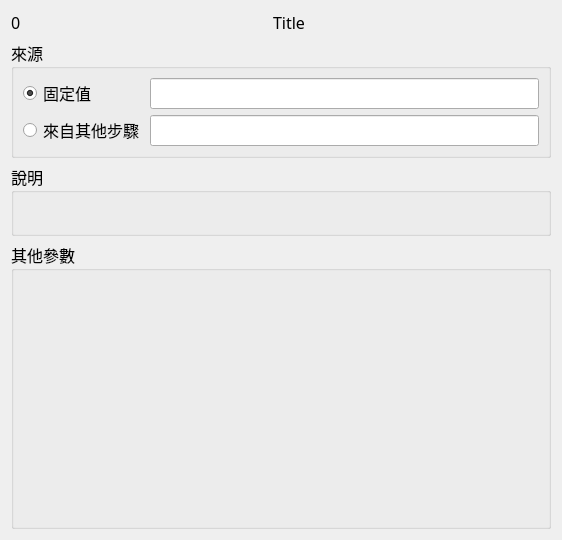
<?xml version="1.0" encoding="UTF-8"?>
<ui version="4.0">
 <class>Form</class>
 <widget class="QWidget" name="Form">
  <property name="geometry">
   <rect>
    <x>0</x>
    <y>0</y>
    <width>562</width>
    <height>540</height>
   </rect>
  </property>
  <property name="font">
   <font>
    <family>微軟正黑體</family>
    <pointsize>12</pointsize>
   </font>
  </property>
  <property name="windowTitle">
   <string>Form</string>
  </property>
  <layout class="QVBoxLayout" name="verticalLayout">
   <item>
    <layout class="QHBoxLayout" name="horizontalLayout">
     <item>
      <widget class="QLabel" name="lbl_index">
       <property name="sizePolicy">
        <sizepolicy hsizetype="Fixed" vsizetype="Preferred">
         <horstretch>0</horstretch>
         <verstretch>0</verstretch>
        </sizepolicy>
       </property>
       <property name="text">
        <string>0</string>
       </property>
      </widget>
     </item>
     <item>
      <widget class="QLabel" name="lbl_title">
       <property name="sizePolicy">
        <sizepolicy hsizetype="Preferred" vsizetype="Maximum">
         <horstretch>0</horstretch>
         <verstretch>0</verstretch>
        </sizepolicy>
       </property>
       <property name="text">
        <string>Title</string>
       </property>
       <property name="alignment">
        <set>Qt::AlignCenter</set>
       </property>
      </widget>
     </item>
    </layout>
   </item>
   <item>
    <widget class="QGroupBox" name="groupBox">
     <property name="sizePolicy">
      <sizepolicy hsizetype="Preferred" vsizetype="Fixed">
       <horstretch>0</horstretch>
       <verstretch>0</verstretch>
      </sizepolicy>
     </property>
     <property name="title">
      <string>來源</string>
     </property>
     <layout class="QFormLayout" name="formLayout">
      <item row="1" column="0">
       <widget class="QRadioButton" name="rb_source_fixed">
        <property name="text">
         <string>固定值</string>
        </property>
        <property name="checked">
         <bool>true</bool>
        </property>
       </widget>
      </item>
      <item row="1" column="1">
       <widget class="QLineEdit" name="le_source_fixed"/>
      </item>
      <item row="2" column="0">
       <widget class="QRadioButton" name="rb_source_variable">
        <property name="text">
         <string>來自其他步驟</string>
        </property>
       </widget>
      </item>
      <item row="2" column="1">
       <widget class="QLineEdit" name="le_source_variable"/>
      </item>
     </layout>
    </widget>
   </item>
   <item>
    <widget class="QGroupBox" name="groupBox_3">
     <property name="title">
      <string>說明</string>
     </property>
     <layout class="QGridLayout" name="gridLayout">
      <item row="0" column="0">
       <widget class="QLabel" name="lbl_information">
        <property name="sizePolicy">
         <sizepolicy hsizetype="Preferred" vsizetype="Maximum">
          <horstretch>0</horstretch>
          <verstretch>0</verstretch>
         </sizepolicy>
        </property>
        <property name="text">
         <string/>
        </property>
        <property name="alignment">
         <set>Qt::AlignLeading|Qt::AlignLeft|Qt::AlignVCenter</set>
        </property>
       </widget>
      </item>
     </layout>
    </widget>
   </item>
   <item>
    <widget class="QGroupBox" name="groupBox_2">
     <property name="sizePolicy">
      <sizepolicy hsizetype="Preferred" vsizetype="Expanding">
       <horstretch>0</horstretch>
       <verstretch>0</verstretch>
      </sizepolicy>
     </property>
     <property name="title">
      <string>其他參數</string>
     </property>
     <layout class="QFormLayout" name="formLayout_2"/>
    </widget>
   </item>
  </layout>
 </widget>
 <resources/>
 <connections/>
</ui>
